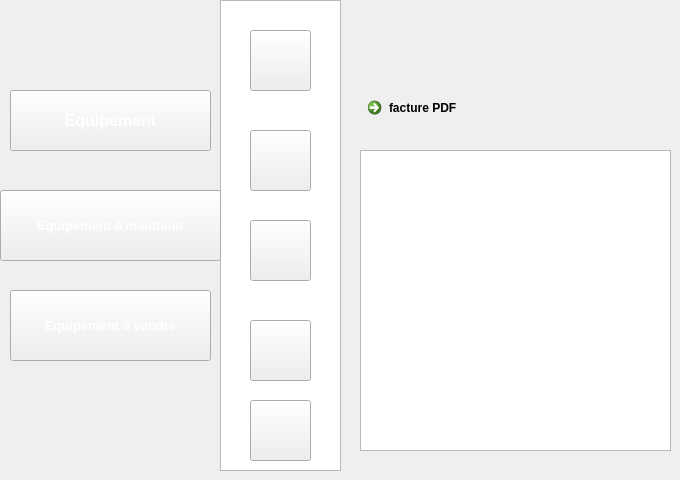
   <widget class="QWidget" name="page_3">
    <widget class="QPushButton" name="pushButton_17">
     <property name="geometry">
      <rect>
       <x>250</x>
       <y>220</y>
       <width>61</width>
       <height>61</height>
      </rect>
     </property>
     <property name="styleSheet">
      <string notr="true">image: url(:/new/prefix1/img/icon-afficher2.png);</string>
     </property>
     <property name="text">
      <string/>
     </property>
    </widget>
    <widget class="QPushButton" name="pushButton_18">
     <property name="geometry">
      <rect>
       <x>250</x>
       <y>30</y>
       <width>61</width>
       <height>61</height>
      </rect>
     </property>
     <property name="styleSheet">
      <string notr="true">image: url(:/new/prefix1/img/icon-ajout2.png);
background-image: url(:/new/prefix1/img/bg.png);</string>
     </property>
     <property name="text">
      <string/>
     </property>
    </widget>
    <widget class="QPushButton" name="pushButton_22">
     <property name="geometry">
      <rect>
       <x>250</x>
       <y>130</y>
       <width>61</width>
       <height>61</height>
      </rect>
     </property>
     <property name="styleSheet">
      <string notr="true">image: url(:/new/prefix1/img/icon-supp2 (1).png);</string>
     </property>
     <property name="text">
      <string/>
     </property>
    </widget>
    <widget class="QListView" name="listView_5">
     <property name="geometry">
      <rect>
       <x>220</x>
       <y>0</y>
       <width>121</width>
       <height>471</height>
      </rect>
     </property>
     <property name="styleSheet">
      <string notr="true">background-image: url(:/new/prefix1/img/selected.png);</string>
     </property>
    </widget>
    <widget class="QPushButton" name="pushButton_287">
     <property name="geometry">
      <rect>
       <x>250</x>
       <y>320</y>
       <width>61</width>
       <height>61</height>
      </rect>
     </property>
     <property name="styleSheet">
      <string notr="true">image: url(:/new/prefix1/img/8774.png);
image: url(:/new/prefix1/img/facture.png);</string>
     </property>
     <property name="text">
      <string/>
     </property>
    </widget>
    <widget class="QPushButton" name="equip_9">
     <property name="geometry">
      <rect>
       <x>10</x>
       <y>90</y>
       <width>201</width>
       <height>61</height>
      </rect>
     </property>
     <property name="font">
      <font>
       <pointsize>12</pointsize>
       <weight>75</weight>
       <bold>true</bold>
      </font>
     </property>
     <property name="styleSheet">
      <string notr="true">color: rgb(255, 255, 255);

</string>
     </property>
     <property name="text">
      <string>Equipement</string>
     </property>
    </widget>
    <widget class="QPushButton" name="maintenir_14">
     <property name="geometry">
      <rect>
       <x>0</x>
       <y>190</y>
       <width>221</width>
       <height>71</height>
      </rect>
     </property>
     <property name="font">
      <font>
       <pointsize>10</pointsize>
       <weight>75</weight>
       <bold>true</bold>
      </font>
     </property>
     <property name="styleSheet">
      <string notr="true">color: rgb(255, 255, 255);

</string>
     </property>
     <property name="text">
      <string>Equipement à maintenir</string>
     </property>
    </widget>
    <widget class="QPushButton" name="maintenir_15">
     <property name="geometry">
      <rect>
       <x>10</x>
       <y>290</y>
       <width>201</width>
       <height>71</height>
      </rect>
     </property>
     <property name="font">
      <font>
       <pointsize>10</pointsize>
       <weight>75</weight>
       <bold>true</bold>
      </font>
     </property>
     <property name="styleSheet">
      <string notr="true">color: rgb(255, 255, 255);

</string>
     </property>
     <property name="text">
      <string>Equipement à vendre</string>
     </property>
    </widget>
    <widget class="QCommandLinkButton" name="facture">
     <property name="geometry">
      <rect>
       <x>360</x>
       <y>90</y>
       <width>187</width>
       <height>41</height>
      </rect>
     </property>
     <property name="text">
      <string>facture PDF</string>
     </property>
    </widget>
    <widget class="QTextEdit" name="textEdit_imp">
     <property name="geometry">
      <rect>
       <x>360</x>
       <y>150</y>
       <width>311</width>
       <height>301</height>
      </rect>
     </property>
    </widget>
    <widget class="QPushButton" name="pushButton_232">
     <property name="geometry">
      <rect>
       <x>250</x>
       <y>400</y>
       <width>61</width>
       <height>61</height>
      </rect>
     </property>
     <property name="styleSheet">
      <string notr="true">image: url(:/new/prefix1/img/stat.png);</string>
     </property>
     <property name="text">
      <string/>
     </property>
    </widget>
    <zorder>listView_5</zorder>
    <zorder>pushButton_17</zorder>
    <zorder>pushButton_18</zorder>
    <zorder>pushButton_22</zorder>
    <zorder>pushButton_287</zorder>
    <zorder>equip_9</zorder>
    <zorder>maintenir_14</zorder>
    <zorder>maintenir_15</zorder>
    <zorder>facture</zorder>
    <zorder>textEdit_imp</zorder>
    <zorder>pushButton_232</zorder>
   </widget>
